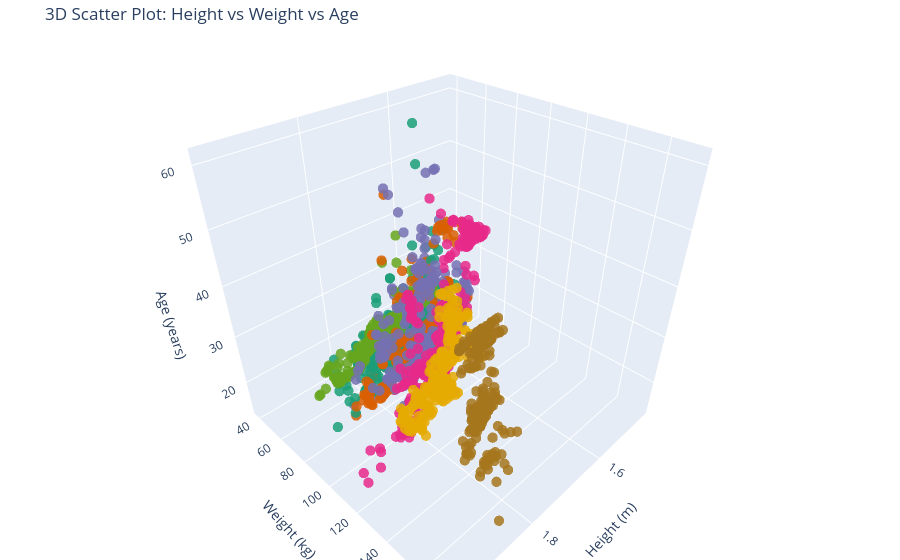

Write notebook code for a chart like this one.
### Code cell
fig.update_layout(
    title="3D Scatter Plot: Height vs Weight vs Age",
    scene=dict(
        xaxis_title='Height (m)',
        yaxis_title='Weight (kg)',
        zaxis_title='Age (years)'
    ),
    legend_title_text='Obesity Class',
    margin=dict(l=0, r=0, b=0, t=40)
)

fig.show()

### Figure 1 — Plotly figure (JSON) as saved in the notebook; plotly's stock layout.template omitted (floating-point values rounded to 4 significant figures; data arrays with more than 128 entries replaced by an {"elided": "..."} marker saying what was removed)
{"data": [{"marker": {"color": {"elided": "2111 str values"}, "opacity": 0.85, "size": 6}, "mode": "markers", "text": {"elided": "2111 str values"}, "type": "scatter3d", "x": {"elided": "2111 float values"}, "y": {"elided": "2111 float values"}, "z": {"elided": "2111 float values"}}], "layout": {"autosize": true, "legend": {"title": {"text": "Obesity Class"}}, "margin": {"b": 0, "l": 0, "r": 0, "t": 40}, "scene": {"aspectmode": "auto", "aspectratio": {"x": 1, "y": 1, "z": 1}, "camera": {"center": {"x": 0, "y": 0, "z": 0}, "eye": {"x": 1.142, "y": 1.142, "z": 1.142}, "projection": {"type": "perspective"}, "up": {"x": 0, "y": 0, "z": 1}}, "xaxis": {"title": {"text": "Height (m)"}, "type": "linear"}, "yaxis": {"title": {"text": "Weight (kg)"}, "type": "linear"}, "zaxis": {"title": {"text": "Age (years)"}, "type": "linear"}}, "title": {"text": "3D Scatter Plot: Height vs Weight vs Age"}}}
